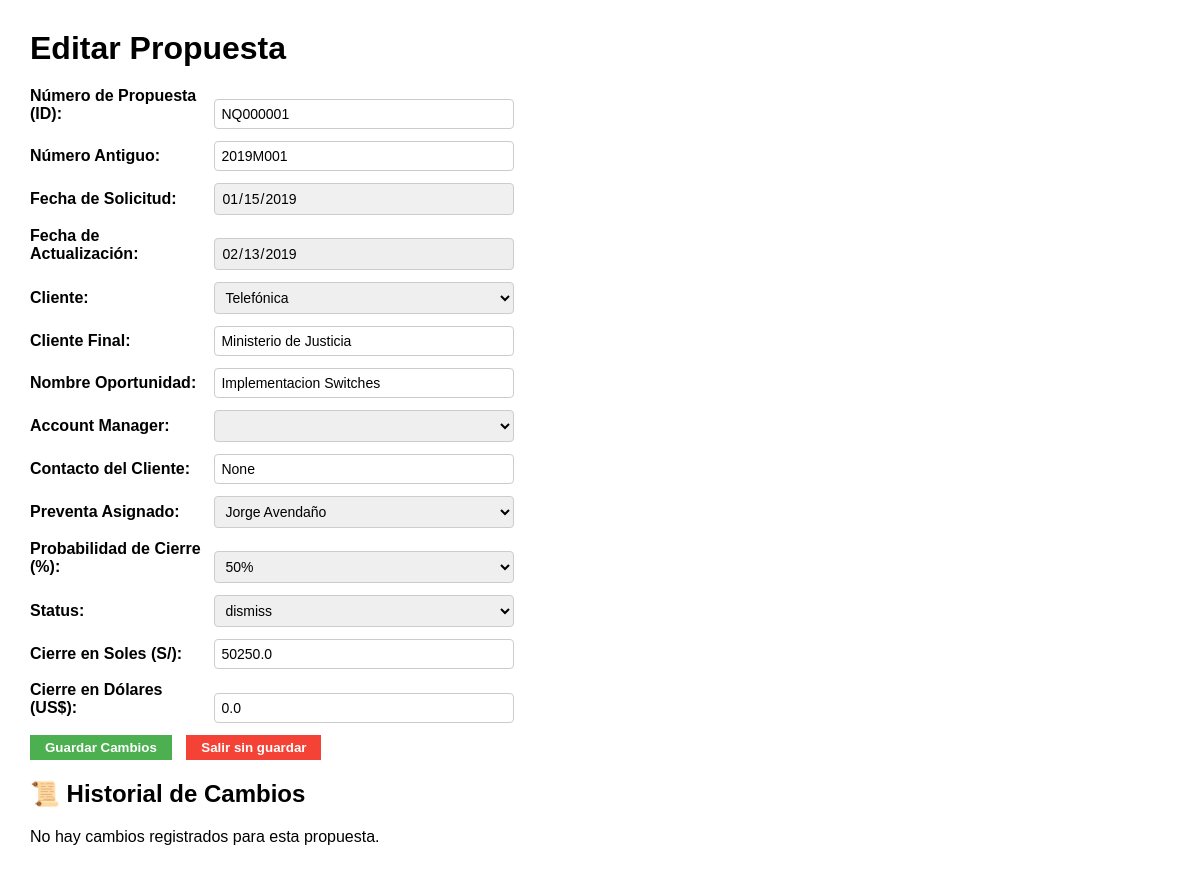
/propuestas/editar/NQ000001 (signed in), run on the app's committed database.
### tables this page shows
CREATE TABLE propuestas (
    id TEXT PRIMARY KEY,
    nro_antiguo TEXT,
    fecha_solicitud DATE,
    fecha_actualizacion DATE,
    cliente TEXT,
    cliente_final TEXT,
    nombre_oportunidad TEXT,
    account_manager TEXT,
    contacto_cliente TEXT,
    preventa_asignado TEXT,
    probabilidad_cierre REAL,
    status TEXT,
    cierre_soles REAL,
    cierre_dolares REAL,
    comentarios TEXT
);

CREATE TABLE clientes (
    id INTEGER PRIMARY KEY AUTOINCREMENT,
    nombre TEXT NOT NULL UNIQUE,
    direccion TEXT,
    telefono TEXT,
    email TEXT,
    contacto_principal TEXT,
    notas TEXT
);

### app.py (the view, shortened to what this page needs)
@app.route("/propuestas/editar/<string:id>", methods=["GET", "POST"])
def editar_propuesta(id):
    if "usuario_id" not in session:
        return redirect(url_for("login"))
    filtros = {"id": id}
    propuestas = leer_propuestas(filtros=filtros, pagina=1, filas_por_pagina=1)
    propuesta = propuestas[0] if propuestas else None
    if not propuesta:
        flash("Propuesta no encontrada.", "error")
        return redirect(url_for("index", **request.args))
    if not puede_editar_propuesta(propuesta):
        flash("No tienes permiso para editar esta propuesta.", "error")
        return redirect(url_for("index", **request.args))
    clientes = get_clientes()
    account_managers = get_account_managers()
    preventas = get_preventas()
    probabilidades = PROBABILIDAD_CIERRE
    estados = STATUS
    logs = sorted(leer_logs_propuesta(id), key=lambda l: l["fecha"], reverse=True)
    filtros_get = dict(request.args)  # Todos los filtros dinámicos
    return render_template(
        "editar_propuesta.html",
        propuesta=propuesta,
        clientes=clientes,
        account_managers=account_managers,
        preventas=preventas,
        probabilidades=probabilidades,
        estados=estados,
        logs=logs,
        filtros=filtros
    )

### app.py (called while the page is built, shortened)
@app.before_request
def verificar_acceso():
    rutas_publicas = ["/login", "/static", "/favicon.ico"]
    if not session.get("usuario_id"):
        if not any(request.path.startswith(r) for r in rutas_publicas):
            return redirect(url_for('login'))

def puede_editar_propuesta(propuesta):
    rol = session.get("rol")
    usuario = session.get("nombre")
    if rol == "administrador":
        return True

### services/propuesta_service.py (called while the page is built)
def leer_logs_propuesta(id_propuesta):
    conn = get_db_connection()
    cursor = conn.cursor()
    cursor.execute("""
        SELECT campo, valor_anterior, valor_nuevo, usuario, fecha
        FROM logs_propuesta
        WHERE id_propuesta = ?
        ORDER BY fecha DESC
    """, (id_propuesta,))
    logs = cursor.fetchall()
    conn.close()
    return logs

    @property
    def nro_oportunidad(self):
        return self.id

### utils/db_connection.py (called while the page is built)
def get_db_connection():
    base_dir = os.path.dirname(os.path.abspath(__file__))
    db_path = os.path.join(base_dir, '..', 'database', 'crm_database.db')
    conn = sqlite3.connect(db_path)
    conn.row_factory = sqlite3.Row  # ✅ Esto permite acceder a las columnas por nombre
    conn.execute("PRAGMA foreign_keys = ON")  # ✅ Activar claves foráneas
    return conn

### utils/listas_datos.py (called while the page is built)
def get_account_managers():
    conn = get_db_connection()
    cursor = conn.cursor()
    cursor.execute("SELECT nombre FROM usuarios WHERE rol = 'account_manager' AND activo = 1")
    resultado = [fila["nombre"] for fila in cursor.fetchall()]
    conn.close()
    return resultado

def get_preventas():
    conn = get_db_connection()
    cursor = conn.cursor()
    cursor.execute("SELECT nombre FROM usuarios WHERE rol = 'preventa' AND activo = 1")
    resultado = [fila["nombre"] for fila in cursor.fetchall()]
    conn.close()
    return resultado

def get_clientes():
    conn = get_db_connection()
    cursor = conn.cursor()
    cursor.execute("SELECT nombre FROM clientes ORDER BY nombre ASC")
    resultado = [fila["nombre"] for fila in cursor.fetchall()]
    conn.close()
    return resultado

### templates/editar_propuesta.html (shortened to what this page needs)
<!DOCTYPE html>
<html lang="es">
<head>
</head>
<body>
    <h1>Editar Propuesta</h1>
    <form method="POST">
        <div><label>Número de Propuesta (ID):</label> <input type="text" name="nro_oportunidad" value="{{ propuesta.nro_oportunidad }}" readonly></div>
        <div><label>Número Antiguo:</label> <input type="text" name="nro_antiguo" value="{{ propuesta.nro_antiguo }}"></div>
        <div><label>Fecha de Solicitud:</label> <input type="date" name="fecha_solicitud" value="{{ propuesta.fecha_solicitud }}" readonly style="background-color: #f0f0f0;"></div>
        <div><label>Fecha de Actualización:</label> <input type="date" name="fecha_actualizacion" value="{{ propuesta.fecha_actualizacion }}" readonly style="background-color: #eee;"></div>
        <div><label>Cliente:</label>
            <select name="cliente">
                {% for opcion in clientes %}
                    <option value="{{ opcion }}" {% if propuesta.cliente == opcion %}selected{% endif %}>{{ opcion }}</option>
                {% endfor %}
            </select>
        </div>
        <div><label>Cliente Final:</label> <input type="text" name="cliente_final" value="{{ propuesta.cliente_final }}"></div>
        <div><label>Nombre Oportunidad:</label> <input type="text" name="nombre_oportunidad" value="{{ propuesta.nombre_oportunidad }}"></div>
        <div><label>Account Manager:</label>
            <select name="account_manager">
            </select>
        </div>
        <div><label>Contacto del Cliente:</label> <input type="text" name="contacto_cliente" value="{{ propuesta.contacto_cliente }}"></div>
        <div><label>Preventa Asignado:</label>
            <select name="preventa_asignado">
                {% for opcion in preventas %}
                    <option value="{{ opcion }}" {% if propuesta.preventa_asignado == opcion %}selected{% endif %}>{{ opcion }}</option>
                {% endfor %}
            </select>
        </div>
        <div><label>Probabilidad de Cierre (%):</label>
            <select name="probabilidad_cierre">
                {% for val in probabilidades %}
                    <option value="{{ val }}" {% if propuesta.probabilidad_cierre == val %}selected{% endif %}>
                        {{ (val * 100)|int }}%
                    </option>
                {% endfor %}
            </select>
        </div>
        <div><label>Status:</label>
            <select name="status">
                {% for opcion in estados %}
                    <option value="{{ opcion }}" {% if propuesta.status == opcion %}selected{% endif %}>{{ opcion }}</option>
                {% endfor %}
            </select>
        </div>
        <div><label>Cierre en Soles (S/):</label> <input type="number" step="0.01" name="cierre_soles" value="{{ propuesta.cierre_soles }}"></div>
        <div><label>Cierre en Dólares (US$):</label> <input type="number" step="0.01" name="cierre_dolares" value="{{ propuesta.cierre_dolares }}"></div>
        <div>
            <button type="submit" class="button guardar">Guardar Cambios</button>
            {% if request.args.get("next") %}
              <a href="{{ request.args.get('next') }}">
                <button type="button" class="button salir">Salir sin guardar</button>
              </a>
            {% else %}
              <a href="{{ url_for('index', **filtros) }}">
                <button type="button" class="button salir">Salir sin guardar</button>
              </a>
            {% endif %}
        </div>
    </form>
    <h2>📜 Historial de Cambios</h2>
    {% if logs %}
        <ul>
            {% for log in logs %}
                <li>
                    [{{ log.fecha | datetime }}] [{{ log.usuario }}] {{ log.campo }}: '{{ log.valor_anterior }}' → '{{ log.valor_nuevo }}'
                </li>
            {% endfor %}
        </ul>
    {% else %}
        <p>No hay cambios registrados para esta propuesta.</p>
    {% endif %}
</body>
</html>

### templates/editar_propuesta.html (style rules this page uses)
body { font-family: Arial, sans-serif; margin: 30px; }
h1 { margin-bottom: 20px; }
form div { margin-bottom: 12px; }
label { display: inline-block; width: 180px; font-weight: bold; }
input[type="text"], input[type="date"], input[type="number"], select { width: 300px; padding: 6px; font-size: 14px; font-family: Arial, sans-serif; border: 1px solid #ccc; border-radius: 4px; box-sizing: border-box; }
.button { padding: 5px 15px; font-weight: bold; border: none; cursor: pointer; margin-right: 10px; color: white; }
.guardar { background-color: #4CAF50; }
.salir { background-color: #f44336; }

### data on the page
propuestas: nro_oportunidad "NQ000001", nro_antiguo "2019M001", fecha_solicitud "01/15/2019", fecha_actualizacion "02/13/2019", cliente "Telefónica", cliente_final "Ministerio de Justicia", nombre_oportunidad "Implementacion Switches", probabilidad_cierre "50%", status "dismiss", cierre_soles "50250.0", cierre_dolares "0.0"

### other printed values
form field preventa_asignado "Jorge Avendaño"
